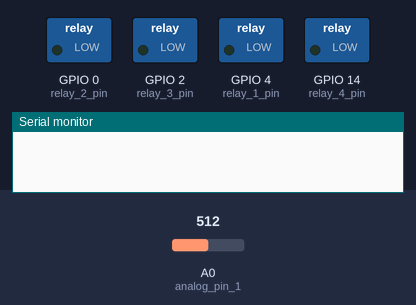
Simulated run of this sketch. Board: ESP8266 (NodeMCU). Parts: switched loads named in the sketch (green lamp = pin HIGH), the last lines printed to the serial monitor. The inputs (shaded band) are chosen by the test bench; at power-on: A0 (analog_pin_1) = 512. WiFi joins after 1.5 s; servers stay silent unless stated.

Above: at 0.0 s.
At 3.3 s:
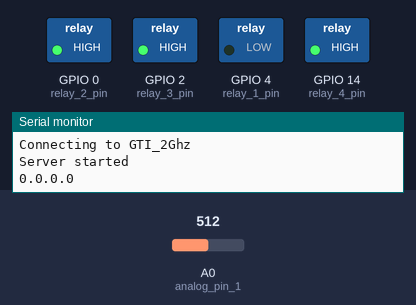
At 4.6 s:
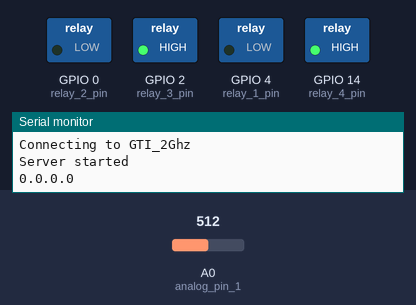
Timing chart, 0 to 6.1 s (numbered marks = the images above):
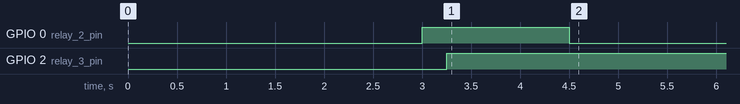

The sketch:

air_control_bin_V2.ino.ino
```cpp
/*
  ESP8266 AIR CONTROL - DEC/2022 by
  Michael Martins / M1k3o.0
  Github: https://github.com/michaelrmartins/Esp8266_air_control.git

      /*
       =============================================================
       =         - This Project is still in development. -         =
       =============================================================
      /*

/*
  == Hardware Map ==


-- - Changelog - --
24/11/2022 - Create
29/11/2022 - First Functions created
01/12/2022 - Wifi Connection Success
04/12/2022 - JSON Parse Success
04/12/2022 - Zabbix API Connection Success
19/12/2022 - Create Debug mensages in Serial Monitor
*/

#include <ESP8266WiFi.h>
#include <ESP8266mDNS.h>
#include <WiFiUdp.h>
#include <ArduinoOTA.h>

// Constants Module configs
#define ESP_ID 01
#define ESP_LOCATION "HEAA"

// Wifi Settings
#ifndef STASSID
#define STASSID "GTI_2Ghz"
#define STAPSK  "eduardoemonica-legiao"
#endif

// Constants States  // ** Relay module uses inverted logic **
#define ON 0
#define OFF 1

const char* ssid = STASSID;
const char* password = STAPSK;

//Variables
int i;
int time_to_inverter = 86400;  // Time in seconds to inverter relays / 86400 = 24 horas
int temperature_limit = 30;
unsigned int contador = 1;
unsigned int invert_relay_counter = 1;
const int analog_pin_1 = A0;

// Relay Pins
const int relay_1_pin = 4; // Relay 1 Digital pin
const int relay_2_pin = 0; // Relay 2 Digital pin
const int relay_3_pin = 2; // Relay 2 Digital pin
const int relay_4_pin = 14; // Relay 2 Digital pin

// Sensor
float sensor_1_temp = 0;
float sensor_1_humidity = 0;

// Relay Status / 0 = OFF / 1 = ON
int relay_1_status = ON;
int relay_2_status = OFF;
int relay_3_status = OFF;
int relay_4_status = OFF;

// Relay Erros Status / 0 = OK / 1 = Failure
int relay_1_error = 0;
int relay_2_error = 0;
int relay_3_error = 0;
int relay_4_error = 0;

/////////////////////////// Functions //////////////////////////////

// Air inverter Function
void air_inverter()
{
  // Relay inversion check
  if ( invert_relay_counter >= time_to_inverter && relay_1_error == 0 && relay_2_error == 0){

    digitalWrite(relay_1_pin, !digitalRead(relay_1_pin));
    delay(1300);
    digitalWrite(relay_2_pin, !digitalRead(relay_2_pin));
    invert_relay_counter = 1; // Reset Counter

    // Update Status values
    relay_1_status = digitalRead(relay_1_pin);
    relay_2_status = digitalRead(relay_2_pin);
    }
}

// Temperature check and update Function
void temperature_check()
{
  if (sensor_1_temp >= temperature_limit && relay_1_error == 0 && relay_2_error == 0)
    {
      // Verify which relay is activated, and change error status to 1
      if (relay_1_status == 1)
      {
        relay_1_error = 1;
      } else { relay_2_error = 1; }

      digitalWrite(relay_1_pin, ON);
      digitalWrite(relay_2_pin, ON);

      relay_1_status = digitalRead(relay_1_pin);
      relay_2_status = digitalRead(relay_2_pin);
    }
}

// Temperature read Function
float temp_read()
{
  float sensor_1_rawData = analogRead(analog_pin_1);
  float sensor_1_rawDataMap=map(sensor_1_rawData, 0, 1023, 10, 50);

  return sensor_1_rawDataMap;
}

// Wifi Led Blink
void wifi_led_blink()
{
  digitalWrite(LED_BUILTIN, LOW);
  delay(250);
  digitalWrite(LED_BUILTIN, HIGH);
  delay(250);
}

// Create an instance of the server and specify the port to listen on as an argument
WiFiServer server(80);

// Setup / Configurations
void setup() {
  Serial.begin(115200);
  delay(3000);

  // ----- OTA Configuration ---- //
  // Port defaults to 8266
  // ArduinoOTA.setPort(8266);

  // Hostname defaults to esp8266-[ChipID]
  // ArduinoOTA.setHostname("myesp8266");

  // No authentication by default
  // ArduinoOTA.setPassword("admin");

  // Password can be set with it's md5 value as well
  // MD5(admin) = 21232f297a57a5a743894a0e4a801fc3
  // ArduinoOTA.setPasswordHash("21232f297a57a5a743894a0e4a801fc3");

  ArduinoOTA.onStart([]() {
    String type;
    if (ArduinoOTA.getCommand() == U_FLASH) {
      type = "sketch";
    } else { // U_FS
      type = "filesystem";
    }

    // NOTE: if updating FS this would be the place to unmount FS using FS.end()
    Serial.println("Start updating " + type);
  });
  ArduinoOTA.onEnd([]() {
    Serial.println("\nEnd");
  });
  ArduinoOTA.onProgress([](unsigned int progress, unsigned int total) {
    Serial.printf("Progress: %u%%\r", (progress / (total / 100)));
  });
  ArduinoOTA.onError([](ota_error_t error) {
    Serial.printf("Error[%u]: ", error);
    if (error == OTA_AUTH_ERROR) {
      Serial.println("Auth Failed");
    } else if (error == OTA_BEGIN_ERROR) {
      Serial.println("Begin Failed");
    } else if (error == OTA_CONNECT_ERROR) {
      Serial.println("Connect Failed");
    } else if (error == OTA_RECEIVE_ERROR) {
      Serial.println("Receive Failed");
    } else if (error == OTA_END_ERROR) {
      Serial.println("End Failed");
    }
  });
  ArduinoOTA.begin();
  Serial.println("Ready");
  Serial.print("IP address: ");
  Serial.println(WiFi.localIP());

  // Pins mode Initialize
  pinMode(relay_1_pin, OUTPUT);
  pinMode(relay_2_pin, OUTPUT);
  pinMode(relay_3_pin, OUTPUT);
  pinMode(relay_4_pin, OUTPUT);

  // Pins State Initialize
  digitalWrite(relay_1_pin, ON);
  digitalWrite(relay_2_pin, OFF);
  digitalWrite(relay_3_pin, ON);
  digitalWrite(relay_4_pin, OFF);

  // Connect to WiFi network
  Serial.println();
  Serial.println();
  Serial.print(F("Connecting to "));
  Serial.println(ssid);

  WiFi.mode(WIFI_STA);
  WiFi.begin(ssid, password);

  /*
  while (WiFi.status() != WL_CONNECTED) {
    wifi_led_blink();
    Serial.print(F("."));
  }
  Serial.println();
  Serial.println(F("WiFi connected"));
  digitalWrite(LED_BUILTIN, HIGH);
   */

  // Start server
  server.begin();
  Serial.println(F("Server started"));

  // Print the IP address
  Serial.println(WiFi.localIP());
}

// LOOP - Handler Functions ---------
void loop()
{
  // Check if client has connected
  WiFiClient client = server.available();
  if (!client)
  {
    // Wifi Check
    if (WiFi.status() == WL_CONNECTED)
    {
       digitalWrite(LED_BUILTIN, HIGH);
    }
    else
    {
       wifi_led_blink();
    }
    // OTA Handle
    ArduinoOTA.handle();

    // Call functions
    air_inverter();
    temperature_check();
    sensor_1_temp = temp_read();
    invert_relay_counter +=1;
    delay(1000);
    return;
  }

  // New Client Connection handler
  Serial.println(F("new client"));
  client.setTimeout(5000); // default is 1000

  // Read the first line of the request
  String req = client.readStringUntil('\r');
  Serial.println(F("request: "));
  Serial.println(req);
    /*
      // Match the request / Post Commands
      int val;
      if (req.indexOf(F("/gpio/0")) != -1) {
        val = 0;
      } else if (req.indexOf(F("/gpio/1")) != -1) {
        val = 1;
      } else {
        Serial.println(F("invalid request"));
        val = digitalRead(LED_BUILTIN);
      }

      // Set LED according to the request
      digitalWrite(LED_BUILTIN, val);
    */

  // read/ignore the rest of the request
  // do not client.flush(): it is for output only, see below
  while (client.available()) {
    // byte by byte is not very efficient
    client.read();
  }

  // Send the response to the client
  // it is OK for multiple small client.print/write,
  // because nagle algorithm will group them into one single packet
  // client.print(F("HTTP/1.1 200 OK\r\nContent-Type: text/html\r\n\r\n<!DOCTYPE HTML>\r\n<html>\r\nGPIO is now "));   // Original line
  client.print(F("HTTP/1.1 200 OK\r\nContent-Type: text/html\r\n\r\n"));

  // Create JSON File
  client.print("{"); // Open Json
  client.println("\"ID\":\"" + String(ESP_ID) + "\",");
  client.println("\"LOCATION\":\"" + String(ESP_LOCATION) + "\",");
  client.println("\"SENSOR_TEMP_1\":\"" + String(sensor_1_temp) + "\",");
  client.println("\"SENSOR_HUMIDITY_1\":\"" + String(sensor_1_humidity) + "\",");
  client.println("\"RELAY_1_STATUS\":\"" + String(relay_1_status) + "\",");
  client.println("\"RELAY_2_STATUS\":\"" + String(relay_2_status) + "\",");
  client.println("\"RELAY_3_STATUS\":\"" + String(relay_3_status) + "\",");
  client.println("\"RELAY_4_STATUS\":\"" + String(relay_4_status) + "\",");
  client.println("\"RELAY_1_ERROR\":\"" + String(relay_1_error) + "\",");
  client.println("\"RELAY_2_ERROR\":\"" + String(relay_2_error) + "\",");
  client.println("\"RELAY_3_ERROR\":\"" + String(relay_3_error) + "\",");
  client.println("\"RELAY_4_ERROR\":\"" + String(relay_4_error) + "\",");
  client.println("\"SSID_CONNECTED\":\"" + String(ssid) + "\",");
  client.println("\"WIFI_SIGNAL_RSSI\":\"" + String(WiFi.RSSI()) + "\",");
  client.println("\"TIME_COUNTER\":\"" + String(invert_relay_counter) + "\"");
  //client.println("\"IP_ADDRESS\":\"" + String(WiFi.localIP()) + "\"")
  client.print("}"); // End Json

  // The client will actually be *flushed* then disconnected
  // when the function returns and 'client' object is destroyed (out-of-scope)
  // flush = ensure written data are received by the other side
  Serial.println(F("Disconnecting from client"));
}
```

Measured:
- by itself, GPIO 0 (relay_2_pin): HIGH → LOW at 4.5 s
- by itself, GPIO 2 (relay_3_pin): LOW → HIGH at 3.3 s
